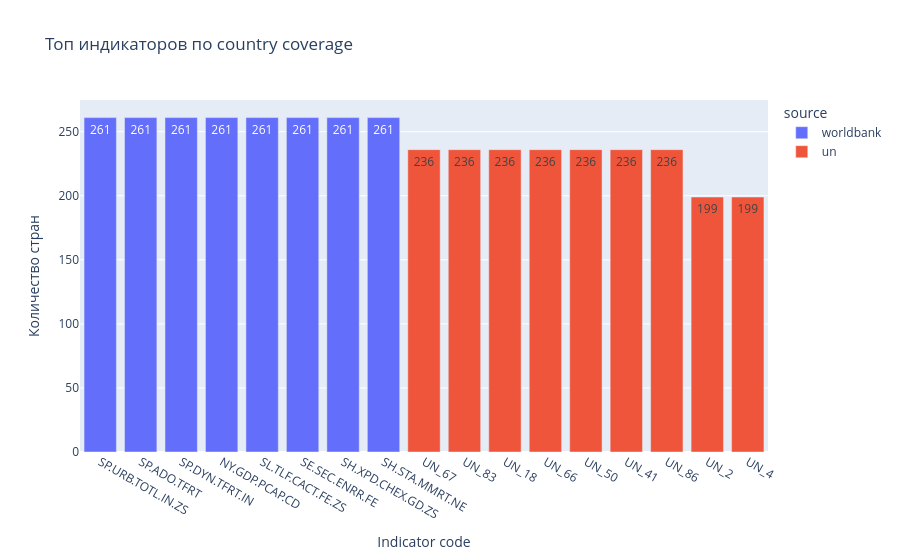

Notebook cell for this chart:
### Code cell
fig = px.bar(
    indicator_coverage.head(20),
    x="indicator_code",
    y="n_countries",
    color="source",
    title="Топ индикаторов по country coverage",
    text="n_countries"
)
fig.update_layout(xaxis_title="Indicator code", yaxis_title="Количество стран")
fig.show()

### Figure 1 — Plotly figure (JSON) as saved in the notebook; plotly's stock layout.template omitted (floating-point values rounded to 4 significant figures)
{"data": [{"hovertemplate": "source=worldbank<br>indicator_code=%{x}<br>n_countries=%{text}<extra></extra>", "legendgroup": "worldbank", "marker": {"color": "#636efa", "pattern": {"shape": ""}}, "name": "worldbank", "orientation": "v", "showlegend": true, "text": [261.0, 261.0, 261.0, 261.0, 261.0, 261.0, 261.0, 261.0], "textposition": "auto", "type": "bar", "x": ["SP.URB.TOTL.IN.ZS", "SP.ADO.TFRT", "SP.DYN.TFRT.IN", "NY.GDP.PCAP.CD", "SL.TLF.CACT.FE.ZS", "SE.SEC.ENRR.FE", "SH.XPD.CHEX.GD.ZS", "SH.STA.MMRT.NE"], "xaxis": "x", "y": [261, 261, 261, 261, 261, 261, 261, 261], "yaxis": "y"}, {"hovertemplate": "source=un<br>indicator_code=%{x}<br>n_countries=%{text}<extra></extra>", "legendgroup": "un", "marker": {"color": "#EF553B", "pattern": {"shape": ""}}, "name": "un", "orientation": "v", "showlegend": true, "text": [236.0, 236.0, 236.0, 236.0, 236.0, 236.0, 236.0, 199.0, 199.0], "textposition": "auto", "type": "bar", "x": ["UN_67", "UN_83", "UN_18", "UN_66", "UN_50", "UN_41", "UN_86", "UN_2", "UN_4"], "xaxis": "x", "y": [236, 236, 236, 236, 236, 236, 236, 199, 199], "yaxis": "y"}], "layout": {"barmode": "relative", "legend": {"title": {"text": "source"}, "tracegroupgap": 0}, "title": {"text": "Топ индикаторов по country coverage"}, "xaxis": {"anchor": "y", "domain": [0, 1], "title": {"text": "Indicator code"}}, "yaxis": {"anchor": "x", "domain": [0, 1], "title": {"text": "Количество стран"}}}}
